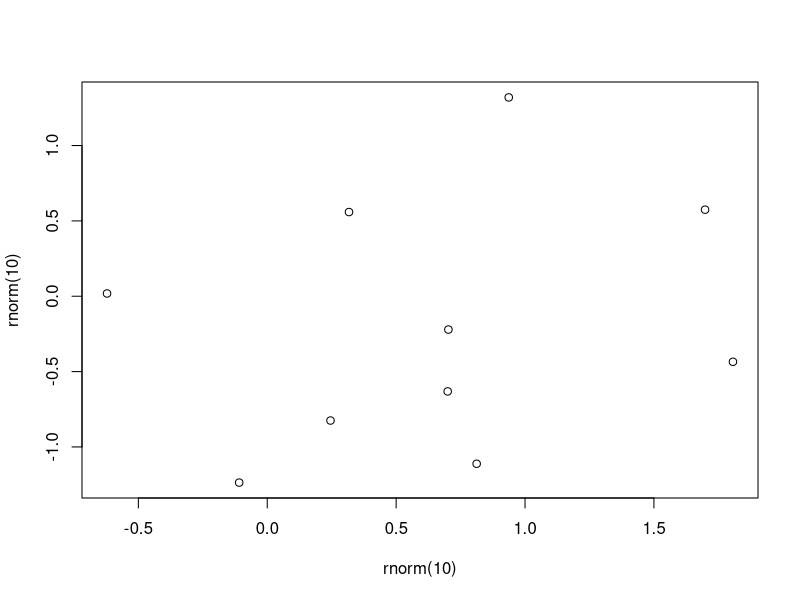

Recreate this plot in R.
## ---- chunk 1
library("tidyverse")
## ---- chunk 2
plot(rnorm(10), rnorm(10))
